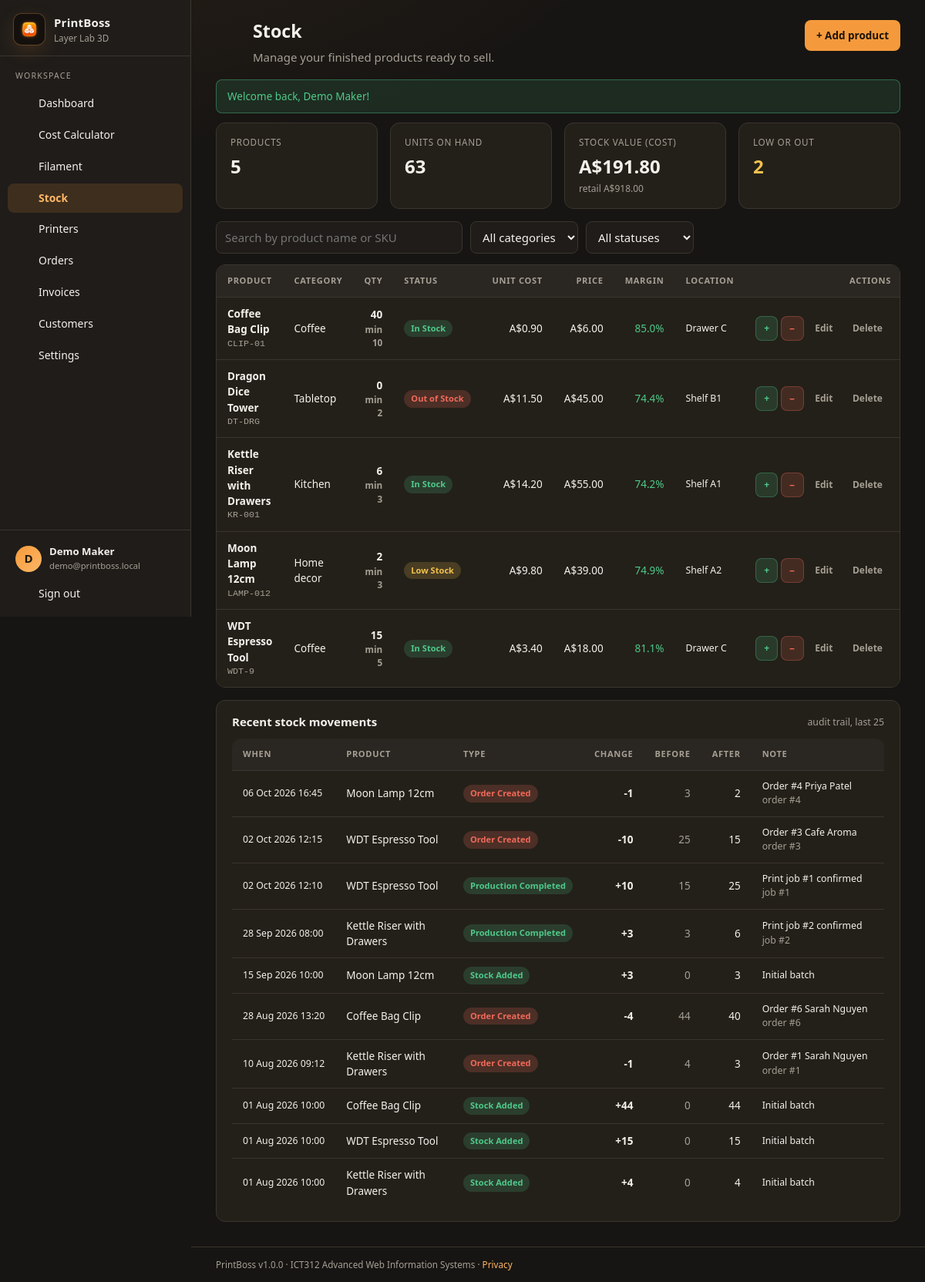
Screenshot of /stock.php (signed in) with the database file from the repository.
### tables this page shows
CREATE TABLE profiles (
  id                       INT UNSIGNED NOT NULL AUTO_INCREMENT,
  user_id                  INT UNSIGNED NOT NULL,
  business_name            VARCHAR(120) NOT NULL DEFAULT '',
  business_abn             VARCHAR(20)  NOT NULL DEFAULT '',
  business_email           VARCHAR(190) NOT NULL DEFAULT '',
  business_phone           VARCHAR(40)  NOT NULL DEFAULT '',
  business_address         VARCHAR(255) NOT NULL DEFAULT '',
  country                  VARCHAR(60)  NOT NULL DEFAULT 'Australia',
  currency                 CHAR(3)      NOT NULL DEFAULT 'AUD',
  bank_name                VARCHAR(80)  NOT NULL DEFAULT '',
  bank_account_name        VARCHAR(120) NOT NULL DEFAULT '',
  bank_bsb                 VARCHAR(10)  NOT NULL DEFAULT '',
  bank_account_number      VARCHAR(20)  NOT NULL DEFAULT '',
  invoice_prefix           VARCHAR(10)  NOT NULL DEFAULT 'INV',
  gst_rate                 DECIMAL(5,2) NOT NULL DEFAULT 10.00,
  default_gst_enabled      TINYINT(1)   NOT NULL DEFAULT 1,
  default_payment_terms    VARCHAR(60)  NOT NULL DEFAULT 'Payment due within 14 days',
  default_payment_instructions TEXT NULL,
  default_invoice_notes    TEXT NULL,
  default_electricity_cost DECIMAL(8,4) NOT NULL DEFAULT 0.3000,
  default_labour_rate      DECIMAL(8,2) NOT NULL DEFAULT 25.00,
  default_depreciation_rate DECIMAL(8,2) NOT NULL DEFAULT 0.50,
  default_profit_margin    DECIMAL(5,2) NOT NULL DEFAULT 50.00,
  default_failed_risk      DECIMAL(5,2) NOT NULL DEFAULT 10.00,
  onboarding_completed     TINYINT(1)   NOT NULL DEFAULT 0,
  created_at               DATETIME NOT NULL DEFAULT CURRENT_TIMESTAMP,
  updated_at               DATETIME NOT NULL DEFAULT CURRENT_TIMESTAMP ON UPDATE CURRENT_TIMESTAMP,
  PRIMARY KEY (id),
  UNIQUE KEY uq_profiles_user (user_id),
  CONSTRAINT fk_profiles_user FOREIGN KEY (user_id) REFERENCES users(id) ON DELETE CASCADE
);

CREATE TABLE users (
  id            INT UNSIGNED NOT NULL AUTO_INCREMENT,
  email         VARCHAR(190) NOT NULL,
  password_hash VARCHAR(255) NOT NULL,
  failed_login_attempts INT UNSIGNED NOT NULL DEFAULT 0,
  login_locked_until DATETIME NULL,
  full_name     VARCHAR(120) NOT NULL,
  role          ENUM('user','admin') NOT NULL DEFAULT 'user',
  is_active     TINYINT(1) NOT NULL DEFAULT 1,
  last_login_at DATETIME NULL,
  created_at    DATETIME NOT NULL DEFAULT CURRENT_TIMESTAMP,
  updated_at    DATETIME NOT NULL DEFAULT CURRENT_TIMESTAMP ON UPDATE CURRENT_TIMESTAMP,
  PRIMARY KEY (id),
  UNIQUE KEY uq_users_email (email)
);

CREATE TABLE stock_items (
  id               INT UNSIGNED NOT NULL AUTO_INCREMENT,
  user_id          INT UNSIGNED NOT NULL,
  product_name     VARCHAR(120) NOT NULL,
  sku              VARCHAR(40)  NULL,
  category         VARCHAR(60)  NULL,
  description      TEXT NULL,
  current_quantity INT NOT NULL DEFAULT 0,
  minimum_quantity INT NOT NULL DEFAULT 0,
  unit_cost        DECIMAL(10,2) NOT NULL DEFAULT 0,
  selling_price    DECIMAL(10,2) NOT NULL DEFAULT 0,
  location         VARCHAR(60)  NULL,
  status           ENUM('In Stock','Low Stock','Out of Stock','Inactive') NOT NULL DEFAULT 'Out of Stock',
  notes            TEXT NULL,
  source_order_id  INT UNSIGNED NULL,
  created_at       DATETIME NOT NULL DEFAULT CURRENT_TIMESTAMP,
  updated_at       DATETIME NOT NULL DEFAULT CURRENT_TIMESTAMP ON UPDATE CURRENT_TIMESTAMP,
  PRIMARY KEY (id),
  KEY ix_stock_user (user_id),
  CONSTRAINT fk_stock_user FOREIGN KEY (user_id) REFERENCES users(id) ON DELETE CASCADE
);

CREATE TABLE stock_movements (
  id                INT UNSIGNED NOT NULL AUTO_INCREMENT,
  user_id           INT UNSIGNED NOT NULL,
  stock_item_id     INT UNSIGNED NULL,
  movement_type     ENUM('Stock Added','Stock Reduced','Order Created','Order Updated','Order Cancelled','Manual Adjustment','Production Completed') NOT NULL,
  quantity_changed  INT NOT NULL,
  previous_quantity INT NOT NULL,
  new_quantity      INT NOT NULL,
  order_id          INT UNSIGNED NULL,
  print_job_id      INT UNSIGNED NULL,
  printer_id        INT UNSIGNED NULL,
  successful_quantity INT NULL,
  failed_quantity   INT NULL,
  note              VARCHAR(255) NULL,
  created_at        DATETIME NOT NULL DEFAULT CURRENT_TIMESTAMP,
  PRIMARY KEY (id),
  KEY ix_moves_item (stock_item_id),
  CONSTRAINT fk_moves_user FOREIGN KEY (user_id) REFERENCES users(id) ON DELETE CASCADE,
  CONSTRAINT fk_moves_item FOREIGN KEY (stock_item_id) REFERENCES stock_items(id) ON DELETE CASCADE,
  CONSTRAINT fk_moves_order FOREIGN KEY (order_id) REFERENCES orders(id) ON DELETE SET NULL,
  CONSTRAINT fk_moves_job FOREIGN KEY (print_job_id) REFERENCES print_jobs(id) ON DELETE SET NULL,
  CONSTRAINT fk_moves_printer FOREIGN KEY (printer_id) REFERENCES printers(id) ON DELETE SET NULL
);

### stock.php (the view, shortened to what the rows shown need)
<?php
require_once __DIR__ . '/includes/functions.php';
$user = require_login();
$uid = (int)$user['id'];
$profile = get_profile($uid);
$items = rows('SELECT * FROM stock_items WHERE user_id = ? ORDER BY product_name', [$uid]);
$totals = ['units' => 0, 'value' => 0.0, 'retail' => 0.0, 'low' => 0];
foreach ($items as $i) {
    $totals['units'] += (int)$i['current_quantity'];
    $totals['value'] += (int)$i['current_quantity'] * (float)$i['unit_cost'];
    $totals['retail'] += (int)$i['current_quantity'] * (float)$i['selling_price'];
}
$movements = rows('SELECT m.*, s.product_name FROM stock_movements m LEFT JOIN stock_items s ON s.id = m.stock_item_id WHERE m.user_id = ? ORDER BY m.created_at DESC, m.id DESC LIMIT 25', [$uid]);
$pageTitle = 'Stock';
require __DIR__ . '/includes/header.php';
?>
<div class="grid grid-4">
  <div class="stat"><div class="stat-label">Stock value (cost)</div><div class="stat-value"><?= money($totals['value'], $currency) ?></div><div class="stat-sub">retail <?= money($totals['retail'], $currency) ?></div></div>
</div>
<div class="table-wrap">
  <table id="stockTable">
    <thead><tr><th>Product</th><th>Category</th><th class="right">Qty</th><th>Status</th><th class="right">Unit cost</th><th class="right">Price</th><th class="right">Margin</th><th>Location</th><th class="right">Actions</th></tr></thead>
    <tbody>
      <?php foreach ($items as $i):
          $margin = (float)$i['selling_price'] > 0 ? ((float)$i['selling_price'] - (float)$i['unit_cost']) / (float)$i['selling_price'] * 100 : 0;
          $json = json_encode($i, JSON_HEX_APOS | JSON_HEX_QUOT | JSON_HEX_TAG | JSON_HEX_AMP);
      ?>
        <tr data-search="<?= e($i['product_name'] . ' ' . $i['sku']) ?>" data-category="<?= e($i['category']) ?>" data-status="<?= e($i['status']) ?>">
          <td><div class="cell-main"><?= e($i['product_name']) ?></div><div class="cell-sub mono"><?= e($i['sku']) ?></div></td>
          <td><?= e($i['category']) ?></td>
          <td class="right cell-main"><?= (int)$i['current_quantity'] ?><div class="cell-sub">min <?= (int)$i['minimum_quantity'] ?></div></td>
          <td><span class="badge <?= badge_class($i['status']) ?>"><?= e($i['status']) ?></span></td>
          <td class="right"><?= money($i['unit_cost'], $currency) ?></td>
          <td class="right"><?= money($i['selling_price'], $currency) ?></td>
          <td class="right <?= $margin < 20 ? 'text-warning' : 'text-success' ?>"><?= pct($margin) ?></td>
          <td class="small"><?= e($i['location']) ?></td>
          <td class="actions">
            <button class="btn btn-sm btn-success" type="button" data-open="addDialog" data-json='<?= $json ?>' title="Add stock">+</button>
            <button class="btn btn-sm btn-danger" type="button" data-open="reduceDialog" data-json='<?= $json ?>' title="Reduce stock">&minus;</button>
            <button class="btn btn-sm btn-ghost" type="button" data-open="itemDialog" data-json='<?= $json ?>'>Edit</button>
            <form method="post" class="inline-form" data-confirm="Delete this product and its movement history?"><button class="btn btn-sm btn-ghost" type="submit">Delete</button></form>
          </td>
        </tr>
      <?php endforeach; ?>
    </tbody>
  </table>
</div>
<div class="card" style="margin-top:16px">
  <div class="table-wrap" style="border:0">
    <table>
      <thead><tr><th>When</th><th>Product</th><th>Type</th><th class="right">Change</th><th class="right">Before</th><th class="right">After</th><th>Note</th></tr></thead>
      <tbody>
        <?php foreach ($movements as $m): ?>
          <tr>
            <td class="small nowrap"><?= fmt_date($m['created_at'], 'd M Y H:i') ?></td>
            <td><?= e($m['product_name'] ?? '(deleted)') ?></td>
            <td><span class="badge <?= (int)$m['quantity_changed'] >= 0 ? 'badge-success' : 'badge-danger' ?>"><?= e($m['movement_type']) ?></span></td>
            <td class="right cell-main"><?= (int)$m['quantity_changed'] >= 0 ? '+' : '' ?><?= (int)$m['quantity_changed'] ?></td>
            <td class="right muted"><?= (int)$m['previous_quantity'] ?></td>
            <td class="right"><?= (int)$m['new_quantity'] ?></td>
            <td class="small"><?= e($m['note']) ?><?= $m['order_id'] ? ' <span class="muted">order #' . (int)$m['order_id'] . '</span>' : '' ?><?= $m['print_job_id'] ? ' <span class="muted">job #' . (int)$m['print_job_id'] . '</span>' : '' ?></td>
          </tr>
        <?php endforeach; ?>
      </tbody>
    </table>
  </div>
</div>
<?php require __DIR__ . '/includes/footer.php'; ?>

### includes/header.php (shortened to what the rows shown need)
<?php
$profile = $profile ?? get_profile((int)$user['id']);
$currency = $profile['currency'] ?: 'AUD';
?>
<!DOCTYPE html>
<html lang="en">
<head>
<link rel="stylesheet" href="<?= BASE_PATH ?>/assets/css/style.css">
</head>
<body>
<div class="app">
  <aside class="sidebar" id="sidebar">
    <div class="brand">
      <div>
        <div class="brand-name">PrintBoss</div>
        <div class="brand-sub"><?= e($profile['business_name'] ?: '3D Print Manager') ?></div>
      </div>
    </div>
    <div class="sidebar-footer">
      <div class="user-chip">
        <div class="avatar"><?= e(mb_strtoupper(mb_substr($user['full_name'], 0, 1))) ?></div>
        <div class="user-meta"><div class="user-name"><?= e($user['full_name']) ?></div><div class="user-email"><?= e($user['email']) ?></div></div>
      </div>
    </div>
  </aside>
  <main class="main">
    <header class="topbar">
      <div class="page-head">
        <h1 class="page-title"><?= e($pageTitle ?? '') ?></h1>
      </div>
    </header>
    <section class="content">

### rows the page displays
profiles: business_name "Layer Lab 3D", currency "A$191.80", currency "A$918.00"
users: full_name "D", full_name "Demo Maker", email "demo@printboss.local"
stock_items: product_name "Coffee Bag Clip", sku "CLIP-01", category "Coffee", current_quantity "40", minimum_quantity "10", status "In Stock", unit_cost.currency "A$0.90", selling_price.currency "A$6.00", pct($margin) "85.0%", location "Drawer C"
stock_items: product_name "Dragon Dice Tower", sku "DT-DRG", category "Tabletop", current_quantity "0", minimum_quantity "2", status "Out of Stock", unit_cost.currency "A$11.50", selling_price.currency "A$45.00", pct($margin) "74.4%", location "Shelf B1"
stock_items: product_name "Kettle Riser with Drawers", sku "KR-001", category "Kitchen", current_quantity "6", minimum_quantity "3", status "In Stock", unit_cost.currency "A$14.20", selling_price.currency "A$55.00", pct($margin) "74.2%", location "Shelf A1"
stock_items: product_name "Moon Lamp 12cm", sku "LAMP-012", category "Home decor", current_quantity "2", minimum_quantity "3", status "Low Stock", unit_cost.currency "A$9.80", selling_price.currency "A$39.00", pct($margin) "74.9%", location "Shelf A2"
stock_items: product_name "WDT Espresso Tool", sku "WDT-9", category "Coffee", current_quantity "15", minimum_quantity "5", status "In Stock", unit_cost.currency "A$3.40", selling_price.currency "A$18.00", pct($margin) "81.1%", location "Drawer C"
stock_movements: created_at "06 Oct 2026 16:45", stock_item.product_name "Moon Lamp 12cm", movement_type "Order Created", quantity_changed "-1", previous_quantity "3", new_quantity "2", note "Order #4 Priya Patel", order "4"
stock_movements: created_at "02 Oct 2026 12:15", stock_item.product_name "WDT Espresso Tool", movement_type "Order Created", quantity_changed "-10", previous_quantity "25", new_quantity "15", note "Order #3 Cafe Aroma", order "3"
stock_movements: created_at "02 Oct 2026 12:10", stock_item.product_name "WDT Espresso Tool", movement_type "Production Completed", quantity_changed "10", previous_quantity "15", new_quantity "25", note "Print job #1 confirmed", print_job "1"
stock_movements: created_at "28 Sep 2026 08:00", stock_item.product_name "Kettle Riser with Drawers", movement_type "Production Completed", quantity_changed "3", previous_quantity "3", new_quantity "6", note "Print job #2 confirmed", print_job "2"
stock_movements: created_at "15 Sep 2026 10:00", stock_item.product_name "Moon Lamp 12cm", movement_type "Stock Added", quantity_changed "3", previous_quantity "0", new_quantity "3", note "Initial batch"
stock_movements: created_at "28 Aug 2026 13:20", stock_item.product_name "Coffee Bag Clip", movement_type "Order Created", quantity_changed "-4", previous_quantity "44", new_quantity "40", note "Order #6 Sarah Nguyen", order "6"
stock_movements: created_at "10 Aug 2026 09:12", stock_item.product_name "Kettle Riser with Drawers", movement_type "Order Created", quantity_changed "-1", previous_quantity "4", new_quantity "3", note "Order #1 Sarah Nguyen", order "1"
stock_movements: created_at "01 Aug 2026 10:00", stock_item.product_name "Coffee Bag Clip", movement_type "Stock Added", quantity_changed "44", previous_quantity "0", new_quantity "44", note "Initial batch"
stock_movements: created_at "01 Aug 2026 10:00", stock_item.product_name "WDT Espresso Tool", movement_type "Stock Added", quantity_changed "15", previous_quantity "0", new_quantity "15", note "Initial batch"
stock_movements: created_at "01 Aug 2026 10:00", stock_item.product_name "Kettle Riser with Drawers", movement_type "Stock Added", quantity_changed "4", previous_quantity "0", new_quantity "4", note "Initial batch"

### other values shown
$label "Dashboard"
$label "Cost Calculator"
$label "Filament"
$label "Stock"
$label "Printers"
$label "Orders"
$label "Invoices"
$label "Customers"
$label "Settings"
$pageTitle "Stock"
$pageDescription "Manage your finished products ready to sell."
$flash['text'] "Welcome back, Demo Maker!"
count($items) "5"
$totals['units'] "63"
$totals['low'] "2"
